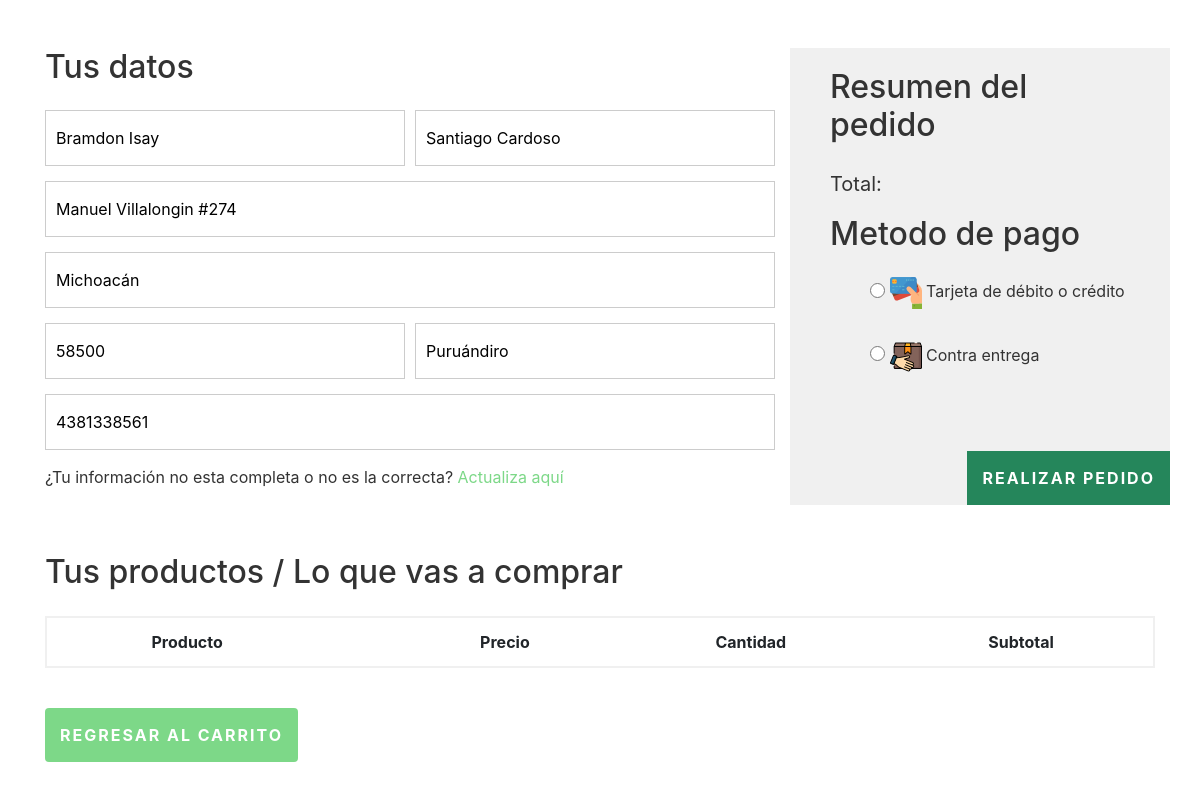
Page /resumen-pedido.php (signed in) on the committed database.
### tables this page shows
CREATE TABLE IF NOT EXISTS `registro_cliente` (
  `id` int(10) UNSIGNED NOT NULL AUTO_INCREMENT,
  `nombre` varchar(35) NOT NULL,
  `apellido` varchar(35) NOT NULL,
  `email` varchar(50) NOT NULL,
  `pass` char(60) NOT NULL,
  `nombre_usuario` varchar(35) NOT NULL,
  `direccion` varchar(50) DEFAULT NULL,
  `codigo_postal` char(5) DEFAULT NULL,
  `ciudad` varchar(35) DEFAULT NULL,
  `estado` varchar(20) DEFAULT NULL,
  `telefono` char(12) DEFAULT NULL,
  `fecha_registro` date DEFAULT NULL,
  PRIMARY KEY (`id`),
  UNIQUE KEY `email` (`email`)
);

### resumen-pedido.php (the view, shortened to what this page needs)
<?php
    if (isset($_SESSION['id_cliente']) && isset($_SESSION['usuario_cliente'])) {
        $id = $_SESSION['id_cliente'];
    }
?>
<!DOCTYPE html>
<html lang="es">
<head>
    <link rel="stylesheet" href="https://stackpath.bootstrapcdn.com/bootstrap/4.5.2/css/bootstrap.min.css">
    <link rel="stylesheet" href="css/pago.css">
</head>
<body>
<?php
    if (isset($_SESSION['usuario_cliente'])) : ?>
        <?php
            try {
                require_once('includes/functions/bd_conexion.php');
                $sql = "SELECT id, nombre, apellido, direccion, estado, codigo_postal, ciudad, telefono FROM registro_cliente WHERE id = $id";
                $resultado = $conn->query($sql);
                $cliente = $resultado->fetch_assoc();
            } catch (\Exception $e) {
                echo $e->getMessage();
            }
        ?>
        <div class="container formulario-datos-usuario mt-5">
            <div class="row">
                <div class="col col-md-8">
                    <form action="pago" method="POST" id="formulario">
                        <h2 class="mb-4">Tus datos</h2>
                        <div class="form-row">
                            <div class="col">
                                <input type="text" name="nombre" placeholder="Nombre(s)" value="<?php echo ($cliente['nombre']); ?>" readonly required>
                            </div>
                            <div class="col">
                                <input type="text" name="apellido" placeholder="Apellido(s)" value="<?php echo ($cliente['apellido']); ?>" readonly required>
                            </div>
                        </div>
                        <input type="text" name="direccion" placeholder="Dirección" value="<?php echo ($cliente['direccion']); ?>" readonly required>
                        <input type="text" name="estado" value="<?php echo ($cliente['estado']); ?>" readonly required>
                        <div class="form-row">
                            <div class="col">
                                <input type="text" name="codigo_postal" placeholder="Código postal" value="<?php echo ($cliente['codigo_postal']); ?>" readonly required>
                            </div>
                            <div class="col">
                                <input type="text" name="ciudad" placeholder="Ciudad" value="<?php echo ($cliente['ciudad']); ?>" readonly required>
                            </div>
                        </div>
                        <input type="text" name="telefono" placeholder="Teléfono" value="<?php echo ($cliente['telefono']); ?>" readonly required>
                    <p class="text-center text-md-left">¿Tu información no esta completa o no es la correcta? <a href="editar-perfil">Actualiza aquí</a></p>
                </div>
                <div class="col-md-4 resumen-pedido">
                    <h2 class="mb-4">Resumen del pedido</h2>
                    <div class="d-flex justify-content-between total">
                        <p>Total:</p>
                    </div>
                    <h2 class="mb-4">Metodo de pago</h2>
                    <ul class="metodos-pago mb-5">
                        <li>
                            <label for="tarjeta" class="opcion-pago">
                                <input type="radio" name="metodo_pago" id="tarjeta" value="Tarjeta" required>
                                <img src="img/tarjeta.png" alt="icono tarjeta">
                                Tarjeta de débito o crédito
                            </label>
                        </li>
                        <li>
                            <label for="contra-entrega" class="opcion-pago">
                                <input type="radio" name="metodo_pago" id="contra-entrega" value="Contra entrega">
                                <img src="img/contra-entrega.png" alt="icono contra entrega">
                                Contra entrega
                            </label>
                        </li>
                    </ul>
                    <input type="submit" class="m-0 btn btn-primary" name="btn_realizar_pedido" value="REALIZAR PEDIDO">
                </div>
            </div>
        </div>
        <div class="container mt-5">
            <h2 class="mb-4">Tus productos / Lo que vas a comprar</h2>
            <div class="table-responsive">
                <table class="table text-center">
                    <thead>
                        <tr>
                            <th>Producto</th>
                            <th></th>
                            <th>Precio</th>
                            <th>Cantidad</th>
                            <th>Subtotal</th>
                        </tr>
                    </thead>
                </table>
            </div>
            <a href="carrito" class="btn btn-secondary my-4">REGRESAR AL CARRITO</a>
        </div>
        <?php
            else : ?>
                <div class="container mt-5 text-center no-login">
                    <p><a href="carrito">Inicia sesión</a> o <a href="registro-usuario">registrate</a></p>
                </div>
    <?php endif; ?>
</body>
</html>

### css/pago.css (style rules this page uses)
body { color:#333 }
ul { list-style:none }
.btn { padding:15px;letter-spacing:2px;font-weight:bold;border:none!important }
.btn.btn-primary { background-color:#25865B }
.btn.btn-secondary { background-color:#7DD888;-webkit-transition:all .6s ease;-o-transition:all .6s ease;transition:all .6s ease }
.formulario-datos-usuario input { margin-bottom:15px;border-radius:0 }
.formulario-datos-usuario input[type=text] { display:inline-block;padding:15px 10px;border:1px solid rgba(0, 0, 0, 0.2);width:100%;outline:none }
.formulario-datos-usuario a { color:#7DD888 }
.resumen-pedido { background-color:#f0f0f0;position:relative;padding:20px 40px }
.resumen-pedido .total p { font-size:20px }
.resumen-pedido ul.metodos-pago li { margin-bottom:20px }
.resumen-pedido input[type=submit] { position:absolute;bottom:0;right:0 }
.resumen-pedido input[type=radio] { width:15px;height:15px;cursor:pointer }
.resumen-pedido .opcion-pago { cursor:pointer }
.table { border:2px solid #f0f0f0 }
.table th { border-bottom-color:#f0f0f0!important }

### rows in the picture
registro_cliente: nombre "Bramdon Isay", apellido "Santiago Cardoso", direccion "Manuel Villalongin #274", estado "Michoacán", codigo_postal "58500", ciudad "Puruándiro", telefono "4381338561"
